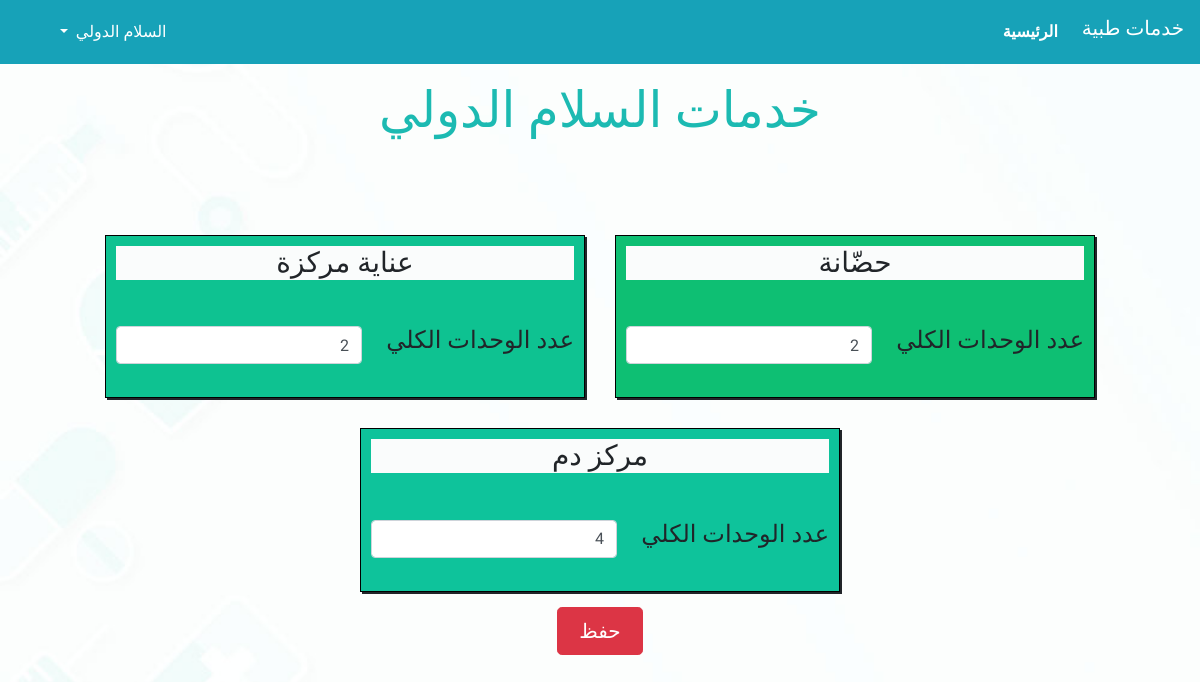
Screenshot of /accounts/services_count/ (signed in) with the database file from the repository.
### services/models.py (models this page shows, shortened)
class CustomUser(AbstractBaseUser):
    name             = models.CharField(max_length=50, unique=True, error_messages={'unique': 'اسم مكرر'}, validators=[MinLengthValidator(5, message='يجب أن يكون الاسم مُكون من خمسة أحرف على الأقل'), alphaField])
    address_gov      = models.CharField(max_length=20, choices=Governorates)
    address_street   = models.CharField(max_length = 150, validators=[MinLengthValidator(5, message='يجب أن يكون العنوان مُكون من خمسة أحرف على الأقل')])
    email            = models.CharField(verbose_name='email address', unique=True, error_messages={'unique': 'بريد إليكتروني مكرر'}, max_length=254, validators=[emailField])
    username         = models.CharField(max_length=20, unique=True, error_messages={'unique': 'اسم مستخدم مكرر'}, validators=[MinLengthValidator(6, message='يجب أن يكون اسم المستحدم مُكون من ستة أحرف على الأقل'), usernameField])
    is_center        = models.BooleanField(default=False)
    is_admin         = models.BooleanField(default=False)
    is_staff         = models.BooleanField(default=False)
    is_active        = models.BooleanField(default=True)
    is_superuser     = models.BooleanField(default=False)
    date_joined      = models.DateTimeField(default=timezone.now)
    services         = models.ManyToManyField(service, blank=True)
    USERNAME_FIELD = 'username'
    REQUIRED_FIELDS = ['email']
    objects = CustomUserManager()
    def __str__(self):
        if self.is_admin:
            return self.username
        else:
            return self.name
    def user_is_center(self):
        return self.is_center

class service(models.Model):
    service_name =  models.CharField(max_length=30, unique=True)
    def __str__(self):
        return self.service_name

### accounts/views.py (the view)
# urls.py: path('services_count/', views.center_services_count, name='center_services_count'),
def center_services_count(request):
    if not request.user.is_authenticated or not request.user.user_is_center():
        context = {
        'gov_list' : Governorates,
        'serv_list': services_list,
        }
        return render(request, 'main.html', context)
    user      = request.user
    serv_list = user.services.all()
    cur_reserv = list()
    for serv_name in serv_list:
        cur_reserv.append(reservation.objects.filter(center = user, service = serv_name ,is_confirmed = True, is_served = False, is_declined = False).count())
    serv_count = list()
    errors = list()
    for serv in serv_list:
        try:
            serv_count.append(ServiceCount.objects.get(userObj = user ,service_name = serv.service_name).service_count)
        except ServiceCount.DoesNotExist:
            serv_count.append(1)
    if request.method == 'POST':
        service_count_list = request.POST.getlist('service_count')
        reserve = zip(cur_reserv, service_count_list)
        for service_count in service_count_list:
            if not service_count.isnumeric():
                errors.append('يجب أن يكون العدد مكون من أرقام صحيحة فقط أكبر من الصفر')
                break
        for server, client in reserve:
            if client.isnumeric():
                if int(client) < server:
                    errors.append('يجب أن يكون عدد الوحدات أكبر من أو يساوي عدد الحجوزات الحالية')
                    break
        if errors:
            the_list = zip(serv_list, serv_count, cur_reserv)
            context = {
                'title' : 'عدد وحدات الخدمة',
                'serv_list' : the_list,
                'centername' : user,
                'errors' : errors,
            }
            return render(request, 'accounts/service_count.html', context)
        if not errors:
            service_names = request.POST.getlist('service_name')
            servs_list = zip(service_names, service_count_list)
            for name, count in servs_list:
                try:
                    servObj = ServiceCount.objects.get(userObj = user ,service_name = name)
                    servObj.service_count = count
                    servObj.save()
                except ServiceCount.DoesNotExist:
                    user.servicecount_set.create(service_name = name, service_count = count)
            return HttpResponseRedirect(reverse('accounts:successful_update',args=()))
    else:
        the_list = zip(serv_list, serv_count, cur_reserv)
        context = {
            'title' : 'عدد وحدات الخدمة',
            'serv_list' : the_list,
            'centername' : user,
        }
        return render(request, 'accounts/service_count.html', context)

### accounts/templates/accounts/service_count.html (shortened to what this page needs)
{% extends 'main.html' %}
{% load static %}
{% block content %}
<link rel="stylesheet" href="{% static 'css\profiles_css.css'%}">
<br />
<h2 align = "center" id="title">خدمات {{ centername }}</h2><br /><br /><br />
<form method= "POST" action = "{% url 'accounts:center_services_count' %}">
<div class="flexin">
    {% for serv, count, cur_res in serv_list %}
    <div id = "box-in" style="background-color : rgb({{ serv.id|make_list|first }}4, {{ serv.id|make_list|first }}9{{ serv.id|make_list|last }}, {{ serv.id|make_list|first }}{{ serv.id|make_list|last }}5);">
        <h3>{{ serv }}</h3>
        <br />
        <div class="col-xs-2">
        <h4 style="float : left;"><input type="number" name="service_count" value="{{ count }}" class="form-control" min="{% if cur_res > 1 %}{{ cur_res }}{% else %}1{% endif %}" oninvalid="this.setCustomValidity('يجب أن يكون عدد الوحدات أكبر من أو يساوي عدد الحجوزات')" oninput="this.setCustomValidity('')" size="4" required = "مطلوب" id="id_service_count"></h4>
        </div>
        <h4>عدد الوحدات الكلي</h4>
        <br />
    </div>
    {% endfor %}
</div>
<div class="col-md-12 text-center">
        <button class="btn btn-danger btn-lg my-2 my-sm-0" type="submit" style="color : white;">&nbsp;حفظ&nbsp;</button>
        </div>
</form>
<div class = "center">
</div>
{% endblock %}

### templates/navbar.html (shortened to what this page needs)
<nav class="navbar fixed-top navbar-expand-lg navbar-light bg-info">
  <h3 class="navbar-brand " style="color:White;" >خدمات طبية</h3>
  <div class="collapse navbar-collapse" id="navbarSupportedContent">
    <ul class="navbar-nav mr-auto">
      <li class="nav-item active">
        <strong><a class="nav-link" style="color:White;" href="{% url 'index' %}">الرئيسية<span class="sr-only">(current)</span></a></strong>
      </li>
    </ul>
    {% if not user.is_authenticated %}
    <div class="nav-item dropdown">
      <a class="nav-link dropdown-toggle" href="#" id="navbarDropdown" role="button" data-toggle="dropdown" aria-haspopup="true" aria-expanded="false" style="float:right;color:white">
          دخول
        </a>
        <div class="dropdown-menu" aria-labelledby="navbarDropdown">
          <a class="dropdown-item" href="{% url 'login' %}">دخول</a>
          <div class="dropdown-divider"></div>
          <a class="dropdown-item" href="{% url 'register_user' %}">مستخدم جديد</a>
          <a class="dropdown-item" href="{% url 'register_center' %}">منشأة طبية جديدة</a>
        </div>
    </div>
    {% else %}
        <div class="nav-item dropdown">
      <a class="nav-link dropdown-toggle" href="#" id="navbarDropdown" role="button" data-toggle="dropdown" aria-haspopup="true" aria-expanded="false" style="float:right;color:white">
          {{ user.name }}
        </a>
    </div>
    {% endif %}
  </div>
</nav>

### static/css/styles.css (style rules this page uses)
* { margin: 0; padding: 0; outline: none; box-sizing: border-box; font-family: 'Comfortaa', cursive; }
.center { margin: 0 auto; width: 52%; padding: 10px; }
#title { font-family: 'Markazi Text', serif; color : #1cbab2; font-size : 50px; }

### static/css/profiles_css.css (style rules this page uses)
.flexin { display: flex; justify-content: center; flex-wrap: wrap; align-content: center; }
.flexin #box-in { border: 1px black solid; box-shadow: 2px 2px; width: 40%; margin: 15px; padding: 10px; }
.flexin h3 { text-align: center; font-family: Almarai; margin-bottom: 5%; background: rgb(250, 252, 252); }

### rows the page displays
CustomUser: name "السلام الدولي", is_admin+name "السلام الدولي"
service: service_name "حضّانة", service_count "2"
service: service_name "عناية مركزة", service_count "2"
service: service_name "مركز دم", service_count "4"
